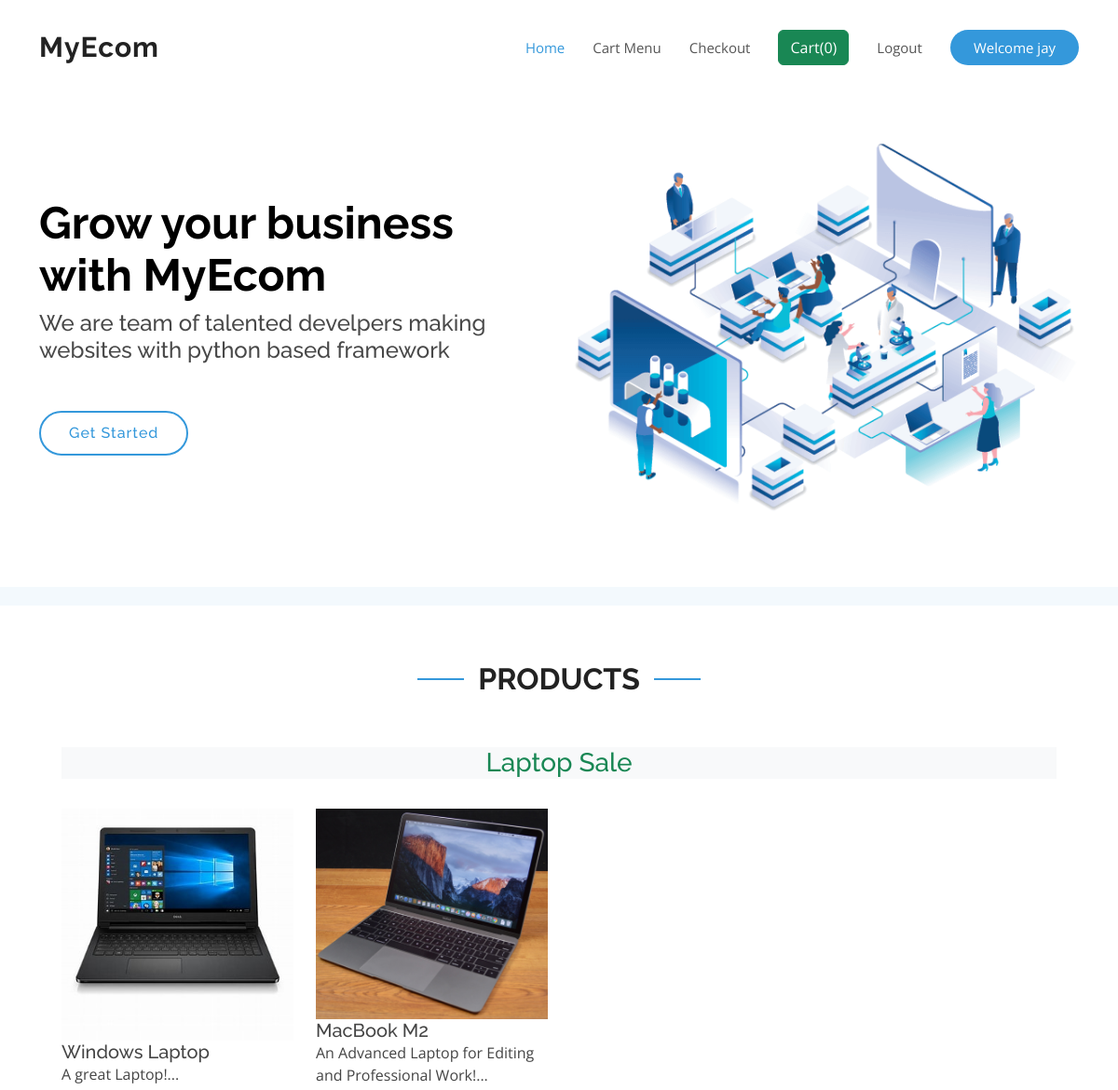
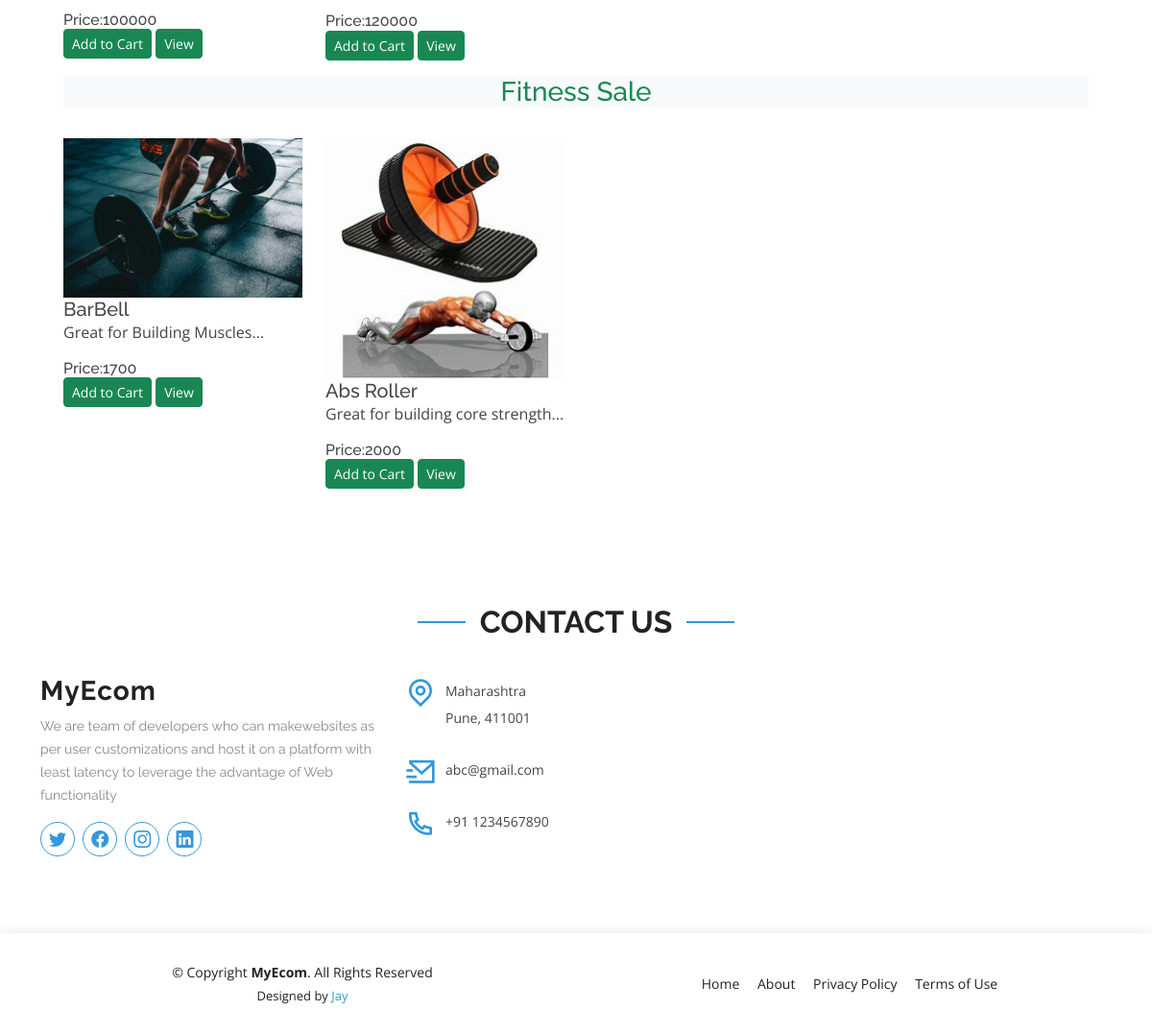
The page / (signed in) on the database its author committed (2 pictures, top to bottom).
### myapp/models.py (models this page shows, shortened)
class Product(models.Model):
    product_id = models.AutoField(primary_key=True)
    product_name = models.CharField(max_length=50)
    category = models.CharField(max_length=50, default="")
    subcategory = models.CharField(max_length=50, default="")
    price = models.IntegerField(default=0)
    description = models.CharField(max_length=300)
    pub_date = models.DateField()
    image = models.ImageField(upload_to='shop/images', default="")

### myapp/views.py (the view)
# urls.py: 2. Add a URL to urlpatterns:  path('', views.home, name='home')
def home(request):
    current_user = request.user
    allProducts = []
    catProducts = Product.objects.values("category")
    cats = {item['category'] for item in catProducts}
    for cat in cats:
        prod = Product.objects.filter(category=cat)
        n = len(prod)
        nSlides = n//4+ ceil((n/4)-(n//4))
        allProducts.append([prod,range(1,nSlides),nSlides])
    data = cartData(request)
    cartItems = data['cartItems']
    context = {"allProds":allProducts,'cartItems':cartItems}
    return render(request,'index.html',context)

### myapp/models.py (called while the page is built)
    @property
    def get_cart_items(self):
        orderitems = self.orderitem_set.all()
        total = sum([item.quantity for item in orderitems])
        return total

### myapp/utils.py (called while the page is built)
def cartData(request):
    if request.user.is_authenticated:
        print(request.user)
        user = request.user
        order,created = Order.objects.get_or_create(user=user,complete=False)
        items = order.orderitem_set.all()
        cartItems = order.get_cart_items
    else:
        cookieDt = cookieData(request)
        cartItems = cookieDt['cartItems']
        order = cookieDt['order']
        items = cookieDt['items']
    return {'cartItems':cartItems,'order':order,'items':items}

### templates/index.html (shortened to what this page needs)
{% load static %}
<!DOCTYPE html>
<html lang="en">
  <head>
    <link href="{% static 'assets/vendor/aos/aos.css'%}" rel="stylesheet">
    <link href="{% static 'assets/vendor/bootstrap/css/bootstrap.min.css' %}"
      rel="stylesheet">
    <link
      href="{% static 'assets/vendor/bootstrap-icons/bootstrap-icons.css' %}"
      rel="stylesheet">
    <link href="{% static 'assets/vendor/boxicons/css/boxicons.min.css' %}"
      rel="stylesheet">
    <link href="{% static 'assets/vendor/glightbox/css/glightbox.min.css' %}"
      rel="stylesheet">
    <link href="{% static 'assets/vendor/remixicon/remixicon.css' %}"
      rel="stylesheet">
    <link href="{% static 'assets/vendor/swiper/swiper-bundle.min.css' %}"
      rel="stylesheet">
    <link href="{% static 'assets/css/style.css' %}" rel="stylesheet">
  </head>
  <body>
    <header id="header" class="fixed-top d-flex align-items-center">
      <div class="container d-flex align-items-center justify-content-between">
        <div class="logo">
          <h1><a href="{% url 'home' %}">MyEcom</a></h1>
        </div>
        <nav id="navbar" class="navbar">
          <ul>
            <li><a class="nav-link scrollto active" href="/">Home</a></li>
            <li><a class="nav-link scrollto" href="/cart">Cart Menu</a></li>
            <li><a class="nav-link scrollto" href="/checkout">Checkout</a></li>
            <a href="/cart/"><button type="button" class="btn btn-success" id="popcart"
              data-container="body" data-toggle="popover"
              data-placement="bottom"
              data-html="true" >
              Cart(<span id="cart">{{cartItems}}</span>)
            </button></a>
            {% if request.user.is_authenticated %}
              <li><a class="nav-link scrollto" href="/auth/logout/">Logout</a></li>
              <li><a class="getstarted scrollto" href="/">Welcome
                  {{request.user.username}}</a></li>
              {% else%}
              <li><a class="nav-link scrollto" href="/auth/login/">Sign In</a></li>
            {% endif %}
          </ul>
        </nav>
      </div>
    </header>
    <section id="hero" class="d-flex align-items-center">
      <div class="container">
        <div class="row">
          <div
            class="col-lg-6 pt-5 pt-lg-0 order-2 order-lg-1 d-flex flex-column justify-content-center">
            <h1 data-aos="fade-up">Grow your business with MyEcom</h1>
            <h2 data-aos="fade-up" data-aos-delay="400">We are team of talented
              develpers making websites with python based framework</h2>
            <div data-aos="fade-up" data-aos-delay="800">
              <a href="{% url 'home'%}" class="btn-get-started scrollto">Get Started</a>
            </div>
          </div>
          <div class="col-lg-6 order-1 order-lg-2 hero-img" data-aos="fade-left"
            data-aos-delay="200">
            <img src="static/assets/img/hero-img.png" class="img-fluid animated"
              alt>
          </div>
        </div>
      </div>
    </section>
    <main id="main">
      <section id="clients" class="clients clients">
      </section>
      <section id="about" class="about">
        <div class="container">
          <div class="section-title" data-aos="fade-up">
            <h2>Products</h2>
          </div>
          <div class="container">
            {% for product,range,nSlides in allProds %}
            <div class="container">
              <h3 class="my-3 text-center text-success bg-light">
                {{product.0.category}} Sale
              </h3>
            </div>
            <div class="container">
              <div class="row">
                {% for i in product %}
                <div class="col-md-3 mt-3">
                  <img src="/media/{{i.image}}" class="card-img-top" alt="...">
                  <div class="card-body">
                    <h5 class="card-title" id="namepr{{i.product_id}}">{{i.product_name}}</h5>
                    <p class="card-text"> {{i.description|slice:"0:53"}}...</p>
                    <h6 class="card-title">Price:<span id="pricepr{{i.id}}">{{i.price}}</span></h6>
                    <span id="divpr{{i.product_id}}" class="divpr">
                      <button type="button" data-product={{i.product_id}}
                        data-action="add" id="pr{{i.product_id}}"
                        class="btn btn-success cart btn-sm mt-0 update-cart">Add
                        to Cart</button>
                    </span>
                    <a href="/media/{{i.image}}"><button
                        class="btn btn-success btn-sm cart">View</button></a>
                  </div>
                </div>
                {% endfor %}
              </div>
            </div>
            {% endfor %}
          </div>
        </section>
        <section id="contact" class="contact">
          <div class="container">
            <div class="section-title" data-aos="fade-up">
              <h2>Contact Us</h2>
            </div>
            <div class="row">
              <div class="col-lg-4 col-md-6" data-aos="fade-up"
                data-aos-delay="100">
                <div class="contact-about">
                  <h3>MyEcom</h3>
                  <p>We are team of developers who can makewebsites as per user customizations
                    and host it on a platform with least latency to leverage the advantage
                    of Web functionality
                  </p>
                  <div class="social-links">
                    <a href="#" class="twitter"><i class="bi bi-twitter"></i></a>
                    <a href="#" class="facebook"><i class="bi bi-facebook"></i></a>
                    <a href="#" class="instagram"><i class="bi bi-instagram"></i></a>
                    <a href="#" class="linkedin"><i class="bi bi-linkedin"></i></a>
                  </div>
                </div>
              </div>
              <div class="col-lg-3 col-md-6 mt-4 mt-md-0" data-aos="fade-up"
                data-aos-delay="200">
                <div class="info">
                  <div>
                    <i class="ri-map-pin-line"></i>
                    <p>Maharashtra<br>Pune, 411001</p>
                  </div>
                  <div>
                    <i class="ri-mail-send-line"></i>
                    <p>abc@gmail.com</p>
                  </div>
                  <div>
                    <i class="ri-phone-line"></i>
                    <p>+91 1234567890</p>
                  </div>
                </div>
              </div>
            </div>
          </div>
        </section>
      </main>
      <footer id="footer">
        <div class="container">
          <div class="row d-flex align-items-center">
            <div class="col-lg-6 text-lg-left text-center">
              <div class="copyright">
                &copy; Copyright <strong>MyEcom</strong>. All Rights Reserved
              </div>
              <div class="credits">
                Designed by <a href="#">Jay</a>
              </div>
            </div>
            <div class="col-lg-6">
              <nav class="footer-links text-lg-right text-center pt-2 pt-lg-0">
                <a href="#intro" class="scrollto">Home</a>
                <a href="#" class="scrollto">About</a>
                <a href="#">Privacy Policy</a>
                <a href="#">Terms of Use</a>
              </nav>
            </div>
          </div>
        </div>
      </footer>
    </body>
  </html>

### static/assets/css/style.css (style rules this page uses)
body { font-family: "Open Sans", sans-serif; color: #444444; }
a { color: #3498db; text-decoration: none; }
h1, h2, h3, h4, h5, h6 { font-family: "Raleway", sans-serif; }
#header { z-index: 997; transition: all 0.5s; padding: 22px 0; background: #fff; }
#header .logo h1 { font-size: 30px; margin: 0; padding: 0; line-height: 1; font-weight: 700; letter-spacing: 1px; }
#header .logo h1 a, #header .logo h1 a:hover { color: #222222; text-decoration: none; }
.navbar { padding: 0; }
.navbar ul { margin: 0; padding: 0; display: flex; list-style: none; align-items: center; }
.navbar li { position: relative; }
.navbar a, .navbar a:focus { display: flex; align-items: center; justify-content: space-between; padding: 10px 0 10px 30px; font-size: 15px; font-weight: 400; color: #555555; white-space: nowrap; transition: 0.3s; }
.navbar a:hover, .navbar .active, .navbar .active:focus, .navbar li:hover>a { color: #3498db; }
.navbar .getstarted, .navbar .getstarted:focus { background: #3498db; padding: 8px 25px; margin-left: 30px; border-radius: 50px; color: #fff; }
#hero { width: 100%; height: 70vh; margin-top: 70px; }
#hero h1 { margin: 0 0 10px 0; font-size: 48px; font-weight: 700; line-height: 56px; color: black; }
#hero h2 { color: #484848; margin-bottom: 50px; font-size: 24px; }
#hero .btn-get-started { font-family: "Raleway", sans-serif; font-weight: 500; font-size: 16px; letter-spacing: 1px; display: inline-block; padding: 10px 30px; border-radius: 50px; transition: 0.5s; color: #3498db; border: 2px solid #3498db; }
#hero .animated { animation: up-down 2s ease-in-out infinite alternate-reverse both; }
@media (min-width: 1024px) { #hero { background-attachment: fixed; } }
section { padding: 60px 0; overflow: hidden; }
.section-title { text-align: center; padding-bottom: 30px; }
.section-title h2 { font-size: 32px; font-weight: bold; text-transform: uppercase; position: relative; color: #222222; }
.section-title h2::before, .section-title h2::after { content: ""; width: 50px; height: 2px; background: #3498db; display: inline-block; }
.section-title h2::before { margin: 0 15px 10px 0; }
.section-title h2::after { margin: 0 0 10px 15px; }
.clients { background: #f3f9fd; padding: 10px 0; text-align: center; }
.contact .contact-about h3 { font-size: 28px; margin: 0 0 10px 0; padding: 0; line-height: 1; font-weight: 700; letter-spacing: 1px; color: #222222; }
.contact .contact-about p { font-size: 14px; line-height: 24px; font-family: "Raleway", sans-serif; color: #888; }
.contact .social-links { padding-bottom: 20px; }
.contact .social-links a { font-size: 18px; display: inline-block; background: #fff; color: #3498db; line-height: 1; padding: 8px 0; margin-right: 4px; border-radius: 50%; text-align: center; width: 36px; height: 36px; transition: 0.3s; border: 1px solid #3498db; }
.contact .info { color: #444444; }
.contact .info i { font-size: 32px; color: #3498db; float: left; line-height: 1; }
.contact .info p { padding: 0 0 10px 42px; line-height: 28px; font-size: 14px; }
#footer { background: #fff; box-shadow: 0px 0px 12px 0px rgba(0, 0, 0, 0.1); padding: 30px 0; color: #222222; font-size: 14px; }
#footer .credits { font-size: 13px; padding-top: 5px; color: #222222; }
#footer .footer-links a { color: #222222; padding-left: 15px; }
#footer .footer-links a:first-child { padding-left: 0; }

### rows shown on the page
Product: category "Laptop", image (picture), product_name "Windows Laptop", description "A great Laptop!", price "100000"
Product: image (picture), product_name "MacBook M2", description "An Advanced Laptop for Editing and Professional Work!", price "120000"
Product: category "Fitness", image (picture), product_name "BarBell", description "Great for Building Muscles", price "1700"
Product: image (picture), product_name "Abs Roller", description "Great for building core strength", price "2000"

### other values the page prints
{{ cartItems }} "0"
{{ request.user.username }} "jay"
